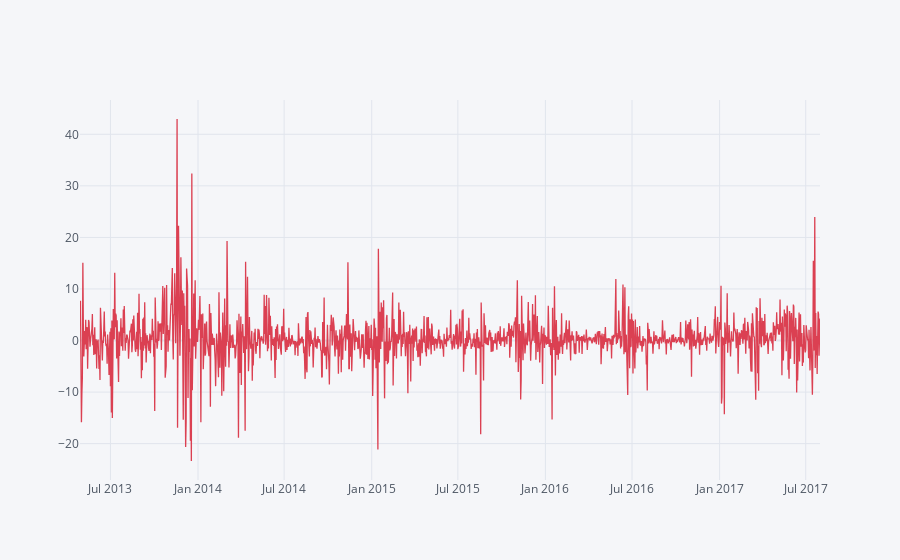

Source (notebook cell):
### Code cell
data['Close_Price_change'].iplot(color='Red')

### Figure 1 — Plotly figure (JSON) as saved in the notebook; plotly's stock layout.template omitted (floating-point values rounded to 4 significant figures; data arrays with more than 128 entries replaced by an {"elided": "..."} marker saying what was removed)
{"data": [{"line": {"color": "rgba(219, 64, 82, 1.0)", "dash": "solid", "shape": "linear", "width": 1.3}, "mode": "lines", "name": "Close_Price_change", "text": "", "type": "scatter", "x": {"elided": "1556 str values"}, "y": {"elided": "1556 mixed values"}}], "layout": {"autosize": true, "legend": {"bgcolor": "#F5F6F9", "font": {"color": "#4D5663"}}, "paper_bgcolor": "#F5F6F9", "plot_bgcolor": "#F5F6F9", "title": {"font": {"color": "#4D5663"}}, "xaxis": {"autorange": true, "gridcolor": "#E1E5ED", "range": ["2013-04-28", "2017-07-31"], "showgrid": true, "tickfont": {"color": "#4D5663"}, "title": {"font": {"color": "#4D5663"}, "text": ""}, "type": "date", "zerolinecolor": "#E1E5ED"}, "yaxis": {"autorange": true, "gridcolor": "#E1E5ED", "range": [-27.06, 46.65], "showgrid": true, "tickfont": {"color": "#4D5663"}, "title": {"font": {"color": "#4D5663"}, "text": ""}, "type": "linear", "zerolinecolor": "#E1E5ED"}}}
